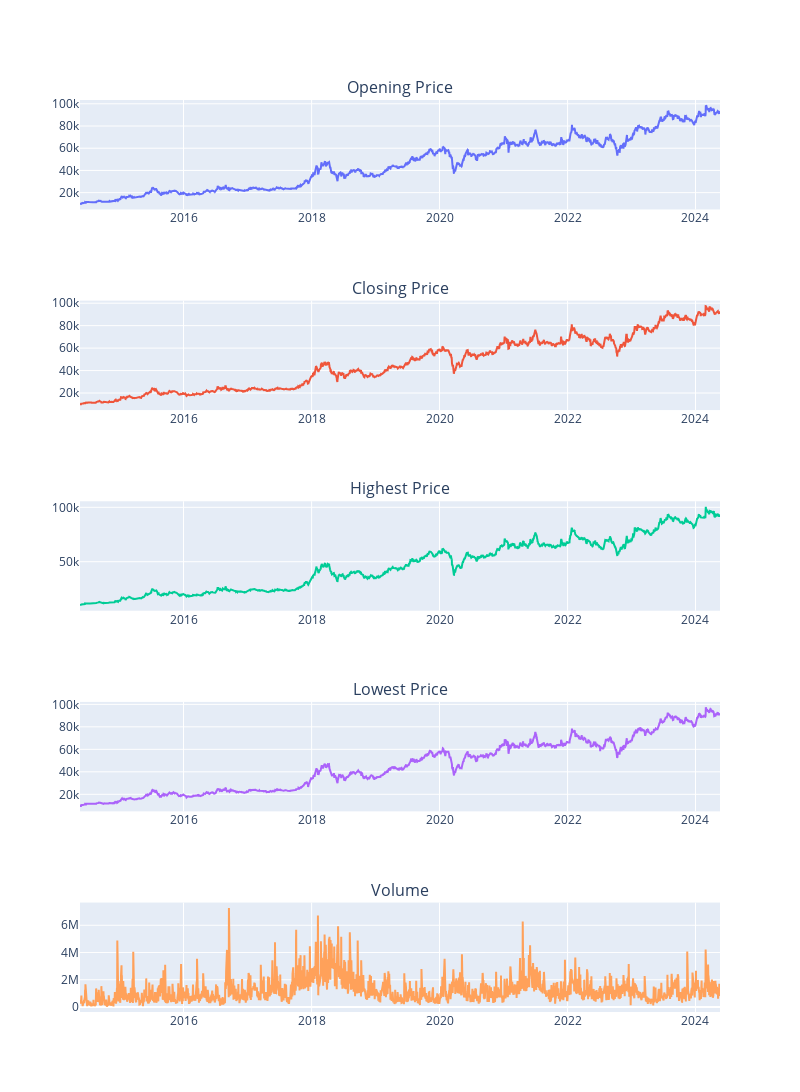

The notebook cell this image was saved under:
### Code cell
from plotly.subplots import make_subplots
import plotly.graph_objs as go

fig = make_subplots(rows=5, cols=1,
                    subplot_titles=("Opening Price", "Closing Price", "Highest Price",
                                    "Lowest Price", "Volume"))
fig.add_trace(go.Scatter(x=df.index, y=df["open"]), row=1, col=1)
fig.add_trace(go.Scatter(x=df.index, y=df["close"]), row=2, col=1)
fig.add_trace(go.Scatter(x=df.index, y=df["high"]), row=3, col=1)
fig.add_trace(go.Scatter(x=df.index, y=df["low"]), row=4, col=1)
fig.add_trace(go.Scatter(x=df.index, y=df["volume"]), row=5, col=1)
fig.update_layout(showlegend=False, height=1200, width=800)
fig.show()

### Figure 1 — Plotly figure (JSON) as saved in the notebook; plotly's stock layout.template omitted (floating-point values rounded to 4 significant figures; data arrays with more than 128 entries replaced by an {"elided": "..."} marker saying what was removed)
{"data": [{"type": "scatter", "x": {"elided": "2499 str values"}, "xaxis": "x", "y": {"elided": "2499 int values"}, "yaxis": "y"}, {"type": "scatter", "x": {"elided": "2499 str values"}, "xaxis": "x2", "y": {"elided": "2499 int values"}, "yaxis": "y2"}, {"type": "scatter", "x": {"elided": "2499 str values"}, "xaxis": "x3", "y": {"elided": "2499 int values"}, "yaxis": "y3"}, {"type": "scatter", "x": {"elided": "2499 str values"}, "xaxis": "x4", "y": {"elided": "2499 int values"}, "yaxis": "y4"}, {"type": "scatter", "x": {"elided": "2499 str values"}, "xaxis": "x5", "y": {"elided": "2499 int values"}, "yaxis": "y5"}], "layout": {"annotations": [{"font": {"size": 16}, "showarrow": false, "text": "Opening Price", "x": 0.5, "xanchor": "center", "xref": "paper", "y": 1, "yanchor": "bottom", "yref": "paper"}, {"font": {"size": 16}, "showarrow": false, "text": "Closing Price", "x": 0.5, "xanchor": "center", "xref": "paper", "y": 0.78, "yanchor": "bottom", "yref": "paper"}, {"font": {"size": 16}, "showarrow": false, "text": "Highest Price", "x": 0.5, "xanchor": "center", "xref": "paper", "y": 0.56, "yanchor": "bottom", "yref": "paper"}, {"font": {"size": 16}, "showarrow": false, "text": "Lowest Price", "x": 0.5, "xanchor": "center", "xref": "paper", "y": 0.34, "yanchor": "bottom", "yref": "paper"}, {"font": {"size": 16}, "showarrow": false, "text": "Volume", "x": 0.5, "xanchor": "center", "xref": "paper", "y": 0.12, "yanchor": "bottom", "yref": "paper"}], "height": 1200, "showlegend": false, "width": 800, "xaxis": {"anchor": "y", "domain": [0, 1]}, "xaxis2": {"anchor": "y2", "domain": [0, 1]}, "xaxis3": {"anchor": "y3", "domain": [0, 1]}, "xaxis4": {"anchor": "y4", "domain": [0, 1]}, "xaxis5": {"anchor": "y5", "domain": [0, 1]}, "yaxis": {"anchor": "x", "domain": [0.88, 1]}, "yaxis2": {"anchor": "x2", "domain": [0.66, 0.78]}, "yaxis3": {"anchor": "x3", "domain": [0.44, 0.56]}, "yaxis4": {"anchor": "x4", "domain": [0.22, 0.34]}, "yaxis5": {"anchor": "x5", "domain": [0, 0.12]}}}
